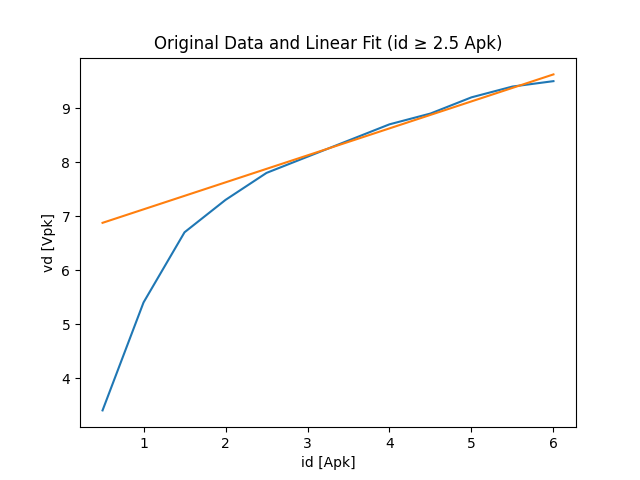

Source code (Python):
import numpy as np
import matplotlib.pyplot as plt

# Original data
apk = np.array([0.5, 1, 1.5, 2, 2.5, 3, 3.5, 4, 4.5, 5, 5.5, 6])
vpk = np.array([3.4, 5.4, 6.7, 7.3, 7.8, 8.1, 8.4, 8.7, 8.9, 9.2, 9.4, 9.5])

# Linear fit parameters (from id >= 2.5 Apk)
slope = 0.5
intercept = 6.625

# Generate fitted line over full range for visualization
vpk_fit = slope * apk + intercept

# Plot
plt.figure()
plt.plot(apk, vpk)
plt.plot(apk, vpk_fit)
plt.xlabel("id [Apk]")
plt.ylabel("vd [Vpk]")
plt.title("Original Data and Linear Fit (id ≥ 2.5 Apk)")
plt.show()
